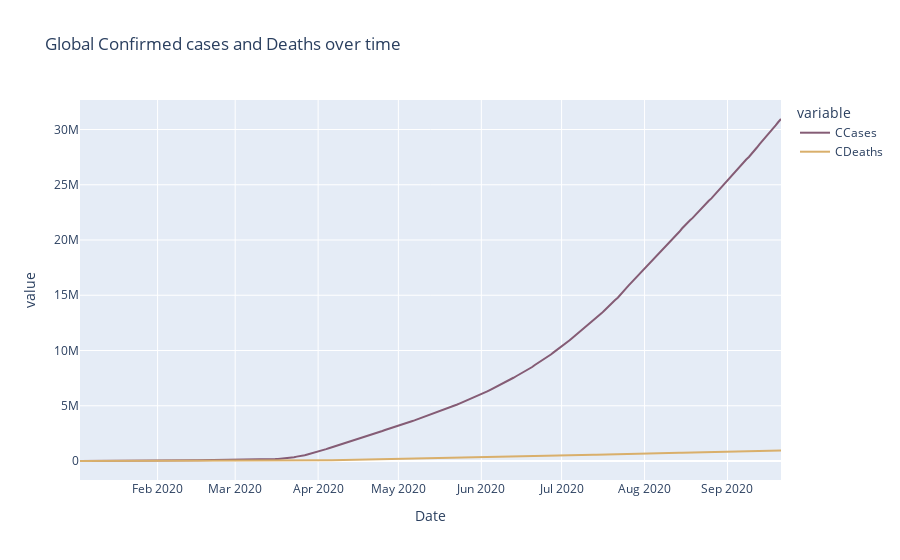

Source (notebook cell):
### Code cell
fig = px.line(data_bydate, x='Date', y=['CCases','CDeaths'], 
                            color_discrete_sequence = px.colors.qualitative.Antique,
                           title = 'Global Confirmed cases and Deaths over time')
fig.show()

### Figure 1 — Plotly figure (JSON) as saved in the notebook; plotly's stock layout.template omitted (floating-point values rounded to 4 significant figures; data arrays with more than 128 entries replaced by an {"elided": "..."} marker saying what was removed)
{"data": [{"hovertemplate": "variable=CCases<br>Date=%{x}<br>value=%{y}<extra></extra>", "legendgroup": "CCases", "line": {"color": "rgb(133, 92, 117)", "dash": "solid"}, "mode": "lines", "name": "CCases", "orientation": "v", "showlegend": true, "type": "scatter", "x": {"elided": "263 str values"}, "xaxis": "x", "y": {"elided": "263 int values"}, "yaxis": "y"}, {"hovertemplate": "variable=CDeaths<br>Date=%{x}<br>value=%{y}<extra></extra>", "legendgroup": "CDeaths", "line": {"color": "rgb(217, 175, 107)", "dash": "solid"}, "mode": "lines", "name": "CDeaths", "orientation": "v", "showlegend": true, "type": "scatter", "x": {"elided": "263 str values"}, "xaxis": "x", "y": {"elided": "263 int values"}, "yaxis": "y"}], "layout": {"legend": {"title": {"text": "variable"}, "tracegroupgap": 0}, "title": {"text": "Global Confirmed cases and Deaths over time"}, "xaxis": {"anchor": "y", "domain": [0, 1], "title": {"text": "Date"}}, "yaxis": {"anchor": "x", "domain": [0, 1], "title": {"text": "value"}}}}
